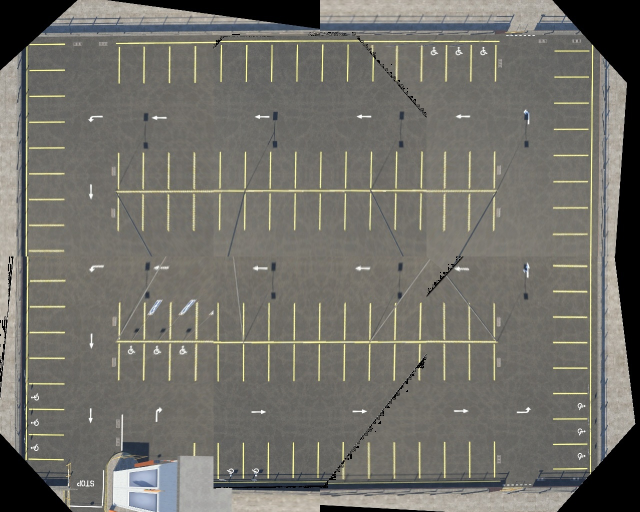
//> input picture img_process/result.jpg, 1280 x 1024 px, given in place of 1.jpg, which was not available (shown at 1/2 size)
$ ./main img_process/ img_process/ out.png   (built with g++ and OpenCV 4)
//> lines starting //> are read from the running program, lines starting //| are printed output that depends on the picture; after the words box and inside, x2 and y2 are one past the last pixel; in counts of white or black regions, pixels touching at a corner belong together; pictures that were not available may be replaced by others from this repository, and a replacement may not be noted
### ImageProcessor.h
#ifndef IMAGEPROCESSOR_H
#define IMAGEPROCESSOR_H

#include <opencv2/opencv.hpp>
#include <opencv2/core.hpp>
#include <opencv2/imgproc.hpp>
#include <opencv2/core/types.hpp>
#include <vector>
#include <fstream>
#include <string>
#include <utility>
#include <algorithm>
#include <cmath>
class ImageProcessor {
public:
    ImageProcessor();
    ~ImageProcessor();
    cv::Mat preprocessImage( cv::Mat& image);
    std::vector<cv::Point2f> sortPointsClockwise( std::vector<cv::Point2f>& points);
    std::vector<cv::Point2f> selectLargestQuadrilateral( std::vector<cv::Point2f>& points);
    std::vector<cv::Point2f> findQuadrilateralFromPoints( std::vector<cv::Point2f>& points);
    std::vector<cv::Vec4i> detectLines( cv::Mat& edged);
    cv::Mat visualizeLines( cv::Mat& image,  std::vector<cv::Vec4i>& lines);
    std::vector<cv::Point2f> clusterAndValidateIntersections( std::vector<cv::Point2f>& intersections,  cv::Mat& image);
    std::vector<cv::Point2f> lineIntersections( std::vector<cv::Vec4i>& lines,  cv::Mat& image);
    cv::Mat visualizeIntersections( cv::Mat& image,  std::vector<cv::Point2f>& intersections);
    void findQuadrilateralFromPointsAndSave( std::vector<cv::Point2f>& points,  std::string& imageName);
    std::vector<cv::Point2f> processImageAndDetectQuadrilateral( cv::Mat& image);
    cv::Mat drawPoints(cv::Mat image, std::vector<cv::Point2f> points);
    cv::Mat mergeImages( std::vector<cv::Mat>& images);
    std::vector<cv::Mat> readImagesFromFolder( std::string& folderPath);
    cv::Mat blur_image(cv::Mat image);
    cv::Mat visualize_lines(cv::Mat image, std::vector<cv::Vec4i>& lines);
    std::vector<cv::Vec4i> merge_lines(std::vector<cv::Vec4i>& lines,  char type);
    double average_length( std::vector<cv::Vec4i>& lines);
    std::vector<cv::Vec4i> adjust_line_length( std::vector<cv::Vec4i>& lines, double target_length);
    cv::Mat edge_detect(cv::Mat image);
    std::pair<std::vector<cv::Vec4i>, std::vector<cv::Vec4i>> detect_lines( cv::Mat& edged);
    cv::Mat draw_parking_spaces( cv::Mat& image,  std::vector<cv::Vec4i>& lines,  char type);
};


#endif

### ImageProcessor.cpp
#include "ImageProcessor.h"
ImageProcessor::ImageProcessor() {
}

ImageProcessor::~ImageProcessor() {
}

cv::Mat ImageProcessor::preprocessImage(cv::Mat& image) {  //preprocess and edge dilation
    // Margin size for cropping the image
    int xMargin = 2;
    int yMargin = 2;

    // Get the height and width of the input image
    int height = image.rows;
    int width = image.cols;

    // Define a region of interest (ROI) rectangle
    cv::Rect roiRect(xMargin, yMargin, width - 2 * xMargin, height - 2 * yMargin);

    // Extract the region of interest from the input image
    cv::Mat roi = image(roiRect);

    // Convert the ROI to grayscale
    cv::Mat grayImage;
    cv::cvtColor(roi, grayImage, cv::COLOR_BGR2GRAY);

    // Apply Gaussian blur to the grayscale image
    cv::Mat blurredImage;
    cv::GaussianBlur(grayImage, blurredImage, cv::Size(5, 5), 0);

    // Detect edges using the Canny edge detection algorithm
    cv::Mat edges;
    cv::Canny(blurredImage, edges, 50, 150);

    // Define a morphological kernel
    cv::Mat kernel = cv::getStructuringElement(cv::MORPH_RECT, cv::Size(2, 2));

    // Perform morphological closing on the edges
    cv::Mat closing;
    cv::morphologyEx(edges, closing, cv::MORPH_CLOSE, kernel);

    // Dilate the closing to further enhance edges
    cv::Mat dilated;
    cv::dilate(closing, dilated, kernel, cv::Point(-1, -1), 1);

    // Return the dilated image
    return dilated;
}

std::vector<cv::Point2f> ImageProcessor::sortPointsClockwise( std::vector<cv::Point2f>& points) {
    // Sort points clockwise implementation
    std::vector<cv::Point2f> sortedPoints = points;

    // Sort the points based on their x-coordinates
    std::sort(sortedPoints.begin(), sortedPoints.end(), []( cv::Point2f& a,  cv::Point2f& b) {
        return a.x < b.x;
    });

    // Separate points into top and bottom halves
    std::vector<cv::Point2f> top(sortedPoints.begin(), sortedPoints.begin() + 2);
    std::vector<cv::Point2f> bottom(sortedPoints.begin() + 2, sortedPoints.end());

    // Sort top points by y-coordinate to find the top-left point first
    std::sort(top.begin(), top.end(), []( cv::Point2f& a,  cv::Point2f& b) {
        return a.y < b.y;
    });

    // Sort bottom points by y-coordinate to find the bottom-left point first
    std::sort(bottom.begin(), bottom.end(), []( cv::Point2f& a,  cv::Point2f& b) {
        return a.y > b.y;
    });

    // Combine top-left, top-right, bottom-right, bottom-left
    std::vector<cv::Point2f> result;
    result.push_back(top[0]);
    result.push_back(top[1]);
    result.push_back(bottom[0]);
    result.push_back(bottom[1]);

    return result;
}

// [26 lines left out: function selectLargestQuadrilateral, not called in this run]

std::vector<cv::Point2f> ImageProcessor::findQuadrilateralFromPoints( std::vector<cv::Point2f>& points) {
    // Find quadrilateral from points implementation
    std::vector<cv::Point2f> hullPoints;

    // Ensure that points form a convex polygon
    cv::Mat hull(points);
    cv::convexHull(hull, hullPoints);

    // Now we need to ensure that we have exactly four points (for a quadrilateral)
    if (hullPoints.size() < 4) {
        // Not enough points for a quadrilateral
        return std::vector<cv::Point2f>(); // Returning empty vector
    }
    else if (hullPoints.size() > 4) {
        // Too many points, we need to select the best four that form the largest area
        hullPoints = selectLargestQuadrilateral(hullPoints);
    }

    // Sort the hull points to order them clockwise
    hullPoints = sortPointsClockwise(hullPoints);

    return hullPoints;
}

std::vector<cv::Vec4i> ImageProcessor::detectLines( cv::Mat& edged) {
    // Detect lines using HoughLinesP
    std::vector<cv::Vec4i> lines;
    cv::HoughLinesP(edged, lines, 1, CV_PI / 180, 100, 100, 50);
    return lines;
}

cv::Mat ImageProcessor::visualizeLines( cv::Mat& image,  std::vector<cv::Vec4i>& lines) {
    cv::Mat lineImage = image.clone();

    if (!lines.empty()) {
        for ( cv::Vec4i& line : lines) {
            cv::Point pt1(line[0], line[1]);
            cv::Point pt2(line[2], line[3]);
            cv::line(lineImage, pt1, pt2, cv::Scalar(0, 255, 0), 2);  // Draw lines in green
        }
    }

    return lineImage;
}
std::vector<cv::Point2f> ImageProcessor::clusterAndValidateIntersections( std::vector<cv::Point2f>& intersections,  cv::Mat& image) {
    cv::Mat intersection_points(intersections.size(), 2, CV_32F);
    for (size_t i = 0; i < intersections.size(); ++i) {
        intersection_points.at<float>(i, 0) = intersections[i].x;
        intersection_points.at<float>(i, 1) = intersections[i].y;
    }

    // Clustering with K-Means
    int k = 500; // Considering only one cluster
    cv::Mat labels, centers;
    kmeans(intersection_points, k, labels, cv::TermCriteria(cv::TermCriteria::EPS | cv::TermCriteria::COUNT, 10, 1.0), 3, cv::KMEANS_PP_CENTERS, centers);

    // Get centroids of clusters
    std::vector<cv::Point2f> centroids;
    for (int i = 0; i < centers.rows; ++i) {
        centroids.emplace_back(cv::Point2f(centers.at<float>(i, 0), centers.at<float>(i, 1)));
    }

    // Validation
    std::vector<cv::Point2f> validated_corners;
    for ( auto& pt : centroids) {
        if (pt.x > 0 && pt.y > 0 && pt.x < image.cols && pt.y < image.rows) {
            validated_corners.push_back(pt);
        }
    }

    return validated_corners;
}
std::vector<cv::Point2f> ImageProcessor::lineIntersections( std::vector<cv::Vec4i>& lines,  cv::Mat& image) {
    // Line intersections implementation
    std::vector<cv::Point2f> intersections;

    for (size_t i = 0; i < lines.size(); ++i) {
        for (size_t j = i + 1; j < lines.size(); ++j) {
            float x1 = lines[i][0], y1 = lines[i][1];
            float x2 = lines[i][2], y2 = lines[i][3];
            float x3 = lines[j][0], y3 = lines[j][1];
            float x4 = lines[j][2], y4 = lines[j][3];

            float denom = (x1 - x2) * (y3 - y4) - (y1 - y2) * (x3 - x4);
            if (denom != 0) {
                float px = ((x1 * y2 - y1 * x2) * (x3 - x4) - (x1 - x2) * (x3 * y4 - y3 * x4)) / denom;
                float py = ((x1 * y2 - y1 * x2) * (y3 - y4) - (y1 - y2) * (x3 * y4 - y3 * x4)) / denom;
                intersections.push_back(cv::Point2f(px, py));
            }
        }
    }

    // Apply clustering and validation
    std::vector<cv::Point2f> filteredIntersections = clusterAndValidateIntersections(intersections, image);
    return filteredIntersections;
}


cv::Mat ImageProcessor::visualizeIntersections( cv::Mat& image,  std::vector<cv::Point2f>& intersections) {

    cv::Mat intersectionImage = image.clone();

    for ( cv::Point2f& pt : intersections) {
        cv::circle(intersectionImage, cv::Point(static_cast<int>(pt.x), static_cast<int>(pt.y)), 5, cv::Scalar(0, 0, 255), -1);  // Draw intersections in red
    }

    return intersectionImage;
}

void ImageProcessor::findQuadrilateralFromPointsAndSave( std::vector<cv::Point2f>& points,  std::string& imageName) {
    // Find quadrilateral from points implementation
    std::ofstream outputFile(imageName + ".txt");
    if (outputFile.is_open()) {
        for ( auto& point : points) {
            outputFile << point.x << " " << point.y << std::endl;
        }
        outputFile.close();
    }
}

std::vector<cv::Point2f> ImageProcessor::processImageAndDetectQuadrilateral( cv::Mat& image) {
    // Process image and detect quadrilateral implementation
    cv::Mat edged = preprocessImage(image);
    std::vector<cv::Vec4i> lines = detectLines(edged);
    cv::Mat imageLined = visualizeLines(image, lines);
    // cv::imshow("Result0", imageLined);
    // cv::waitKey(0);
    std::vector<cv::Point2f> intersections = lineIntersections(lines, image);
    cv::Mat intersectionImage = visualizeIntersections(image, intersections);
    // cv::imshow("Result1", intersectionImage);
    // cv::waitKey(0);
    std::vector<cv::Point2f> srcPts;// = clusterAndValidateIntersections(intersections, image);
    srcPts = findQuadrilateralFromPoints(intersections);

    // if (!srcPts.empty()) {
    //     findQuadrilateralFromPointsAndSave(srcPts, "result_" + std::to_string(time(nullptr)));
    // }
    return srcPts;
}

// [293 lines left out: functions drawPoints, mergeImages, readImagesFromFolder, blur_image, edge_detect, visualize_lines and 5 more, not called in this run]

### main.cpp
#include "opencv2/core/core.hpp"
#include "opencv2/highgui/highgui.hpp"
#include "opencv2/imgproc/imgproc.hpp"
#include <iostream>
#include <fstream>
#include <string>
#include <vector>
#include <sstream>
#include <ctime>

#include "IPM.h"
#include "ImageProcessor.h"

using namespace cv;
using namespace std;

vector<Point2f> readPointsFromFile(const string& filename) {
    vector<Point2f> points;
    ifstream file(filename);
    if (!file.is_open()) {
        cerr << "Error: Unable to open file " << filename << endl;
        exit(EXIT_FAILURE);
    }

    string line;
    while (getline(file, line)) {
        istringstream iss(line);
        float x, y;
        if (!(iss >> x >> y)) {
            cerr << "Error: Invalid format in file " << filename << endl;
            exit(EXIT_FAILURE);
        }
        points.push_back(Point2f(x, y));
    }

    file.close();
    return points;
}

int main( int _argc, char** _argv )
{
    // Images
    Mat inputImg, inputImgGray;
    Mat outputImg;

    if( _argc != 4 )
    {
        cout << "Usage: car-parking.exe <imagefolder> <points_origin_folder> <points_dst_folder>" << endl;
        return 1;
    }

    // Load image
    string imageFolder = _argv[1];
    string origPointsFolder = _argv[2];
    string dstPointsFolder = _argv[3];

    for (int i = 1; i <= 6; ++i) {
        string imageFileName = imageFolder + "/" + to_string(i) + ".jpg";
        inputImg = imread(imageFileName);
//> inputImg is the input picture: 1024 rows x 1280 cols, CV_8UC3; mean B, G, R 104.8, 111.5, 113.2
        if( inputImg.empty() )
        {
            cout << "Could not open or find the image: " << imageFileName << endl;
            continue;
        }
        ImageProcessor processor;
        //
        std::vector<cv::Point2f> src = processor.processImageAndDetectQuadrilateral(inputImg);
//> in preprocessImage, `cv::Mat roi = image(roiRect);`:
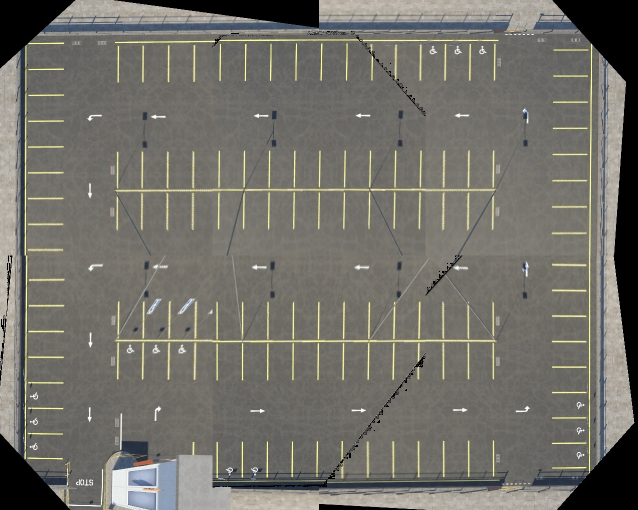
//> roi: 1020 rows x 1276 cols, CV_8UC3 (shown at 1/2 size); mean B, G, R 105.1, 111.8, 113.5
//> in preprocessImage, `cv::Canny(blurredImage, edges, 50, 150);`:
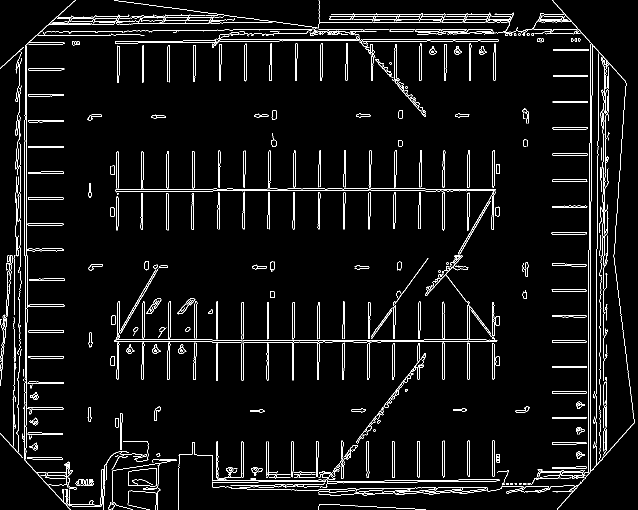
//> edges: 1020 rows x 1276 cols, CV_8UC1 (shown at 1/2 size); 4.4% white in thin lines or dots
//> in preprocessImage, `cv::morphologyEx(edges, closing, cv::MORPH_CLOSE, kernel);`:
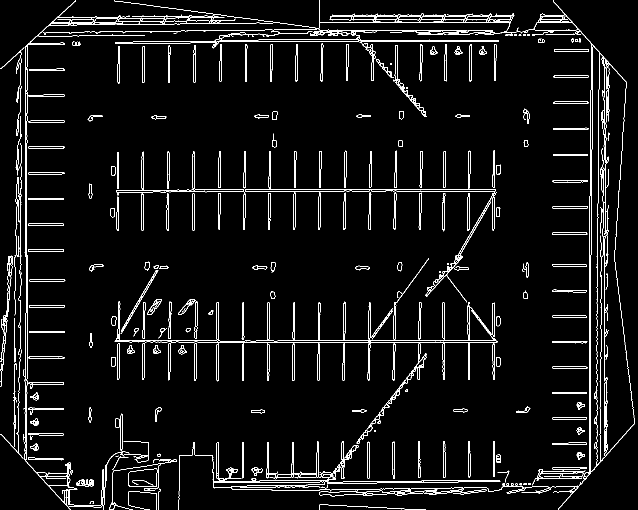
//> closing: 1020 rows x 1276 cols, CV_8UC1 (shown at 1/2 size); 4.7% white in thin lines or dots
//> in preprocessImage, `cv::dilate(closing, dilated, kernel, cv::Point(-1, -1), 1);`:
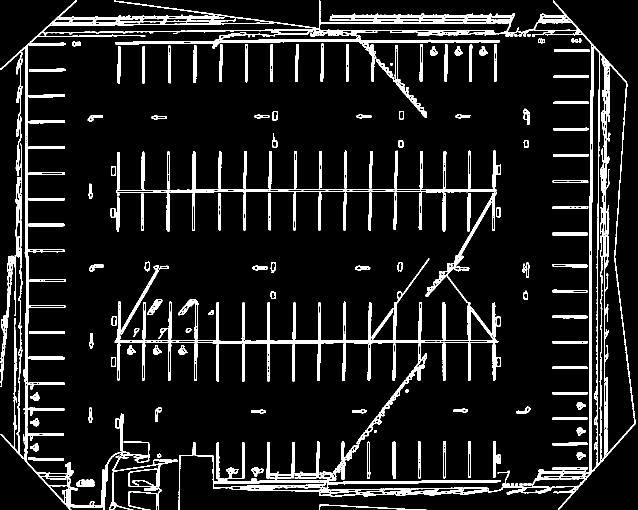
//> dilated: 1020 rows x 1276 cols, CV_8UC1 (shown at 1/2 size); 9.1% white in thin lines or dots
//> in detectLines, `cv::HoughLinesP(edged, lines, 1, CV_PI / 180, 100, 100, 50);`: lines = 489 lines (x1, y1, x2, y2), first 8: [51, 514, 51, 92], [266, 83, 998, 83], [1182, 946, 1182, 404], [180, 681, 993, 681], [435, 60, 1160, 60], [639, 46, 1021, 46], [259, 685, 995, 685], [615, 64, 1163, 64]
//> in processImageAndDetectQuadrilateral, `std::vector<cv::Vec4i> lines = detectLines(edged);`: lines = 489 items, first 8: [51, 514, 51, 92], [266, 83, 998, 83], [1182, 946, 1182, 404], [180, 681, 993, 681], [435, 60, 1160, 60], [639, 46, 1021, 46], [259, 685, 995, 685], [615, 64, 1163, 64]
//> the loop in visualizeLines, `for ( cv::Vec4i& line : lines)` made 489 passes
//> after the loop in visualizeLines, `for ( cv::Vec4i& line : lines)`:
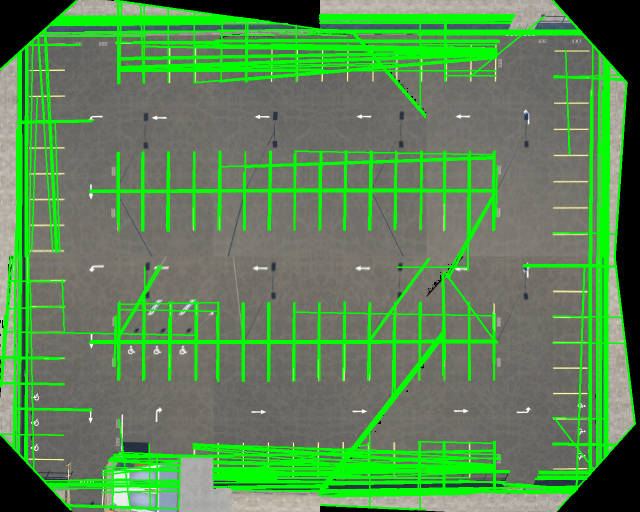
//> lineImage: 1024 rows x 1280 cols, CV_8UC3 (shown at 1/2 size); 18.7% of pixels changed, all inside (x1, y1, x2, y2) = (0, 0, 1272, 1021)
//> after the loop in lineIntersections, `for (size_t i = 0; i < lines.size(); ++i)`: intersections = 106600 items
//> in clusterAndValidateIntersections, `cv::Mat intersection_points(intersections.size(), 2, CV_32F);`: intersection_points = 106600 pairs, first value 0 to 0, second value 0 to 0
//> after the loop in clusterAndValidateIntersections, `for (size_t i = 0; i < intersections.size(); ++i)`: intersection_points = 106600 pairs, first value -35592156 to 106334168, second value -25652472 to 22731060
//> in clusterAndValidateIntersections, `kmeans(intersection_points, k, labels, cv::TermCriteria(cv::TermCriter..`: centers = 500 pairs, first value -35592156 to 106334168, second value -25652472 to 22731060
//> after the loop in clusterAndValidateIntersections, `for (int i = 0; i < centers.rows; ++i)`: centroids = 500 Points (x, y), first 12: [800.1, 52864.2], [106334168, 1886272], [12290518, 218092], [-12785691, 217669], [-159812, 10603623], [322797.2, -9065393], [339520, -22518732], [-35592156, -631268], [869.8, -26646.1], [4270296.5, 75397.4], [-8868550, -156329.3], [-4368953.5, -76549.2]
//> the loop in clusterAndValidateIntersections, `for ( auto& pt : centroids)` made 500 passes
//> in lineIntersections, `std::vector<cv::Point2f> filteredIntersections = clusterAndValidateInt..`: filteredIntersections = 7 Points (x, y): [243.2, 541.8], [1205.4, 121], [189.2, 950.3], [1261.7, 903.6], [711.4, 113], [196.4, 71.18], [743.3, 890.8]
//> in processImageAndDetectQuadrilateral, `std::vector<cv::Point2f> intersections = lineIntersections(lines, imag..`: intersections has the same summary as filteredIntersections in lineIntersections
//> the loop in visualizeIntersections, `for ( cv::Point2f& pt : intersections)` made 7 passes
//> after the loop in visualizeIntersections, `for ( cv::Point2f& pt : intersections)`:
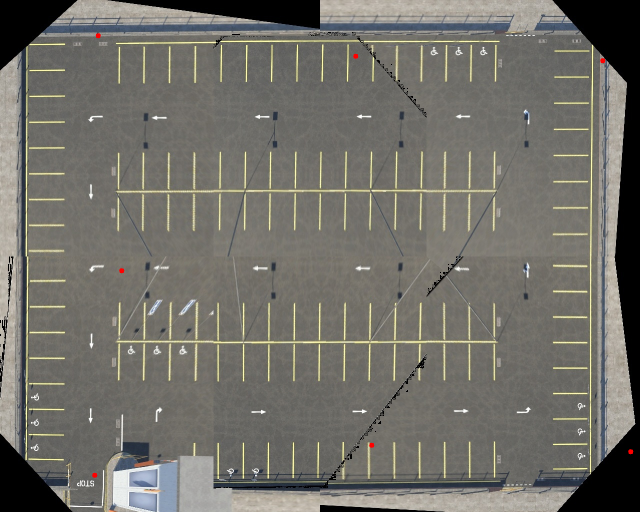
//> intersectionImage: 1024 rows x 1280 cols, CV_8UC3 (shown at 1/2 size); 567 pixels changed, all inside (x1, y1, x2, y2) = (184, 66, 1267, 956)
//> in findQuadrilateralFromPoints, `cv::Mat hull(points);`: hull = [[243.2, 541.8], [1205.4, 121], [189.2, 950.3], [1261.6, 903.6], [711.4, 113], [196.4, 71.18], [743.3, 890.8]]
//> in findQuadrilateralFromPoints, `cv::convexHull(hull, hullPoints);`: hullPoints = 4 Points (x, y): [1261.7, 903.6], [189.2, 950.3], [196.4, 71.18], [1205.4, 121]
//> in sortPointsClockwise, `std::vector<cv::Point2f> sortedPoints = points;`: sortedPoints has the same summary as hullPoints in findQuadrilateralFromPoints
//> in sortPointsClockwise, `std::sort(sortedPoints.begin(), sortedPoints.end(), []( cv::Point2f& a..`: sortedPoints = 4 Points (x, y): [189.2, 950.3], [196.4, 71.18], [1205.4, 121], [1261.7, 903.6]
//> in sortPointsClockwise, `std::vector<cv::Point2f> top(sortedPoints.begin(), sortedPoints.begin(..`: top = 2 Points (x, y): [189.2, 950.3], [196.4, 71.18]
//> in sortPointsClockwise, `std::vector<cv::Point2f> bottom(sortedPoints.begin() + 2, sortedPoints..`: bottom = 2 Points (x, y): [1205.4, 121], [1261.7, 903.6]
//> in sortPointsClockwise, `std::sort(top.begin(), top.end(), []( cv::Point2f& a,  cv::Point2f& b)..`: top = 2 Points (x, y): [196.4, 71.18], [189.2, 950.3]
//> in sortPointsClockwise, `std::sort(bottom.begin(), bottom.end(), []( cv::Point2f& a,  cv::Point..`: bottom = 2 Points (x, y): [1261.7, 903.6], [1205.4, 121]
//> in sortPointsClockwise, `result.push_back(top[0]);`: result = 1 Point (x, y): [196.4, 71.18]
//> in sortPointsClockwise, `result.push_back(top[1]);`: result = 2 Points (x, y): [196.4, 71.18], [189.2, 950.3]
//> in sortPointsClockwise, `result.push_back(bottom[0]);`: result = 3 Points (x, y): [196.4, 71.18], [189.2, 950.3], [1261.7, 903.6]
//> in sortPointsClockwise, `result.push_back(bottom[1]);`: result = 4 Points (x, y): [196.4, 71.18], [189.2, 950.3], [1261.7, 903.6], [1205.4, 121]
//> in findQuadrilateralFromPoints, `hullPoints = sortPointsClockwise(hullPoints);`: hullPoints has the same summary as result in sortPointsClockwise
//> in processImageAndDetectQuadrilateral, `srcPts = findQuadrilateralFromPoints(intersections);`: srcPts has the same summary as result in sortPointsClockwise
//> src has the same summary as result in sortPointsClockwise
        processor.findQuadrilateralFromPointsAndSave(src,"Points/origin/" + to_string(i));
//> the loop in findQuadrilateralFromPointsAndSave, `for ( auto& point : points)` made 4 passes
        // Color Conversion
        if(inputImg.channels() == 3)
            cvtColor(inputImg, inputImgGray, COLOR_BGR2GRAY);
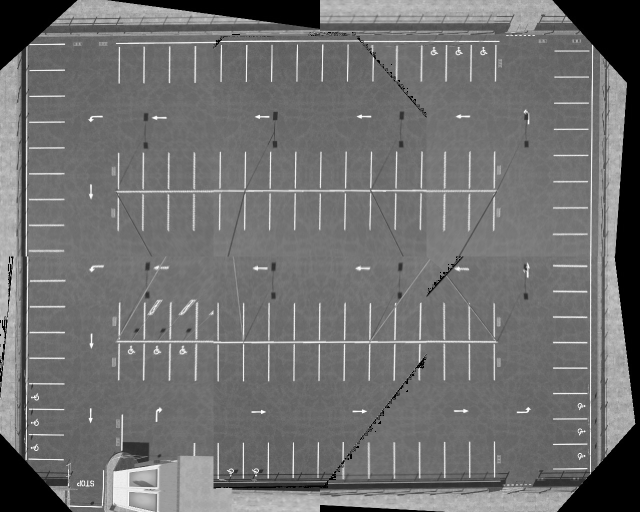
//> inputImgGray: 1024 rows x 1280 cols, CV_8UC1 (shown at 1/2 size); min 0, max 255, mean 111.3
        else
            inputImg.copyTo(inputImgGray);
        //
        // Get image dimensions
        int width = inputImg.cols;
//> width = 1280
        int height = inputImg.rows;
//> height = 1024
        // The 4-points at the input image
        vector<Point2f> origPoints = readPointsFromFile(origPointsFolder + "/" + to_string(i) + ".txt");
//> (the run ends here: a file the program needs is not available, at `exit(EXIT_FAILURE);`)
